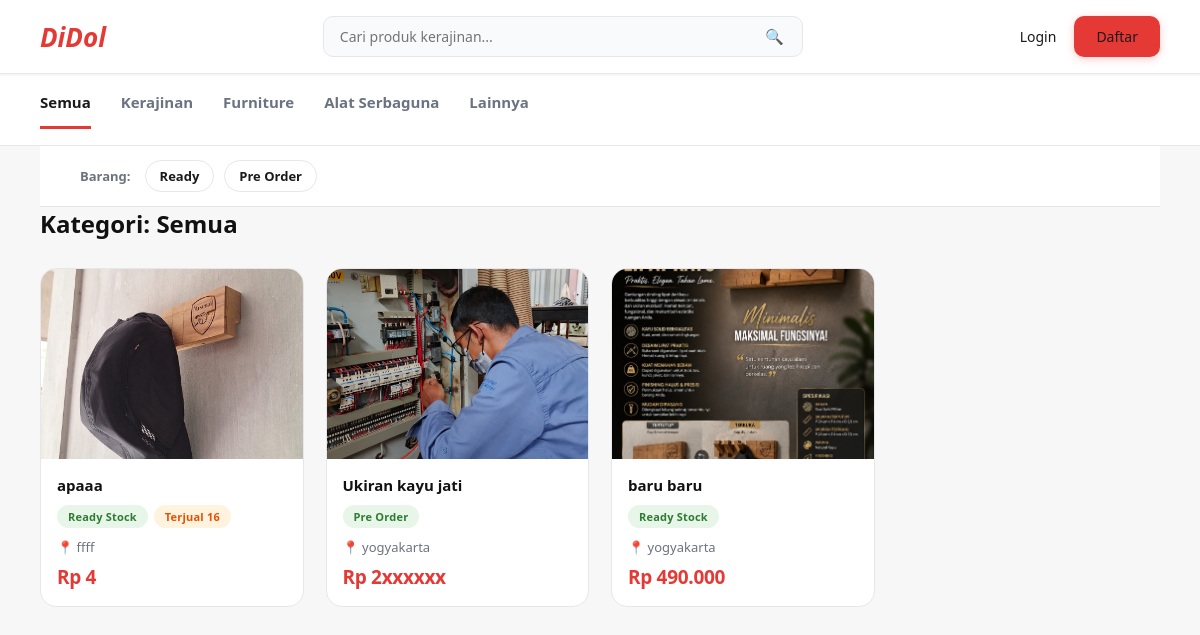
Screenshot of /products/ with the database file from the repository.
### products/models.py (models this page shows, shortened)
class Product(models.Model):
    CATEGORY_CHOICES = [
        ("Kerajinan", "Kerajinan"),
        ("Furniture", "Furniture"),
        ("Alat Serbaguna", "Alat Serbaguna"),
        ("Lainnya", "Lainnya"),
    ]
    KONDISI_CHOICES = [
        ("Ready", "Ready Stock"),
        ("PreOrder", "Pre Order"),
    ]
    STATUS_CHOICES = [
        ("Aktif", "Aktif / Dijual"),
        ("Terjual", "Terjual"),
    ]
    penjual = models.ForeignKey(get_user_model(), on_delete=models.CASCADE)
    nama = models.CharField(max_length=255)
    kategori = models.CharField(max_length=20, choices=CATEGORY_CHOICES)
    brand = models.CharField(max_length=100, blank=True)
    harga = models.PositiveIntegerField()
    sembunyikan_harga = models.BooleanField(default=False, help_text="Centang untuk menyensor harga di halaman publik, misal Rp 10000 tampil jadi Rp 1xxxx")
    kondisi = models.CharField(max_length=20, choices=KONDISI_CHOICES)
    status = models.CharField(max_length=20, choices=STATUS_CHOICES, default="Aktif")
    stok = models.PositiveIntegerField(default=0, help_text="Jumlah stok tersedia (khusus untuk kondisi Ready Stock)")
    jumlah_terjual = models.PositiveIntegerField(default=0)
    lokasi = models.CharField(max_length=100)
    no_wa = models.CharField(max_length=20, help_text="Contoh: 6281234567890 (kode negara, tanpa + atau 0 di depan)")
    spesifikasi = models.TextField(blank=True, help_text="Detail ukuran, bahan, berat, cara pakai, dll.")
    foto = models.ImageField(upload_to="produk/", blank=True, null=True, help_text="Foto utama/sampul produk")
    dibuat = models.DateTimeField(auto_now_add=True)
    def harga_tampil(self):
        if self.sembunyikan_harga:
            harga_str = str(self.harga)
            if len(harga_str) > 1:
                tersamar = harga_str[0] + "x" * (len(harga_str) - 1)
            else:
                tersamar = harga_str
            return tersamar
        return f"{self.harga:,}".replace(",", ".")

### products/views.py (the view)
# urls.py: path("", product_list_view, name="product_list"),
def product_list_view(request):
    products = Product.objects.all()
    kategori = request.GET.get("category")
    if kategori:
        products = products.filter(kategori=kategori)
    kondisi = request.GET.get("kondisi")
    if kondisi:
        products = products.filter(kondisi=kondisi)
    query = request.GET.get("q")
    if query:
        products = products.filter(nama__icontains=query)
    context = {
        "products": products,
        "kategori_aktif": kategori,
        "kondisi_aktif": kondisi,
        "query": query or "",
    }
    return render(request, "products/product_list.html", context)

### templates/products/product_list.html (shortened to what this page needs)
{% extends "base.html" %}
{% block content %}
<div class="category-tabs" style="margin: -30px -40px 0; padding-left: 40px; padding-right: 40px;">
    <a href="{% url 'product_list' %}" class="{% if not kategori_aktif %}active{% endif %}">Semua</a>
    <a href="?category=Kerajinan" class="{% if kategori_aktif == 'Kerajinan' %}active{% endif %}">Kerajinan</a>
    <a href="?category=Furniture" class="{% if kategori_aktif == 'Furniture' %}active{% endif %}">Furniture</a>
    <a href="?category={{ 'Alat Serbaguna'|urlencode }}" class="{% if kategori_aktif == 'Alat Serbaguna' %}active{% endif %}">Alat Serbaguna</a>
    <a href="?category=Lainnya" class="{% if kategori_aktif == 'Lainnya' %}active{% endif %}">Lainnya</a>
</div>
<div class="filter-row">
    <span class="filter-label">Barang:</span>
    <a href="?category={{ kategori_aktif|default:'' }}&kondisi=Ready" class="filter-chip {% if kondisi_aktif == 'Ready' %}active{% endif %}">Ready</a>
    <a href="?category={{ kategori_aktif|default:'' }}&kondisi=PreOrder" class="filter-chip {% if kondisi_aktif == 'PreOrder' %}active{% endif %}">Pre Order</a>
</div>
<div class="page-header">
    <div>
        <h2>Kategori: {{ kategori_aktif|default:"Semua" }}</h2>
    </div>
</div>
<div class="product-grid">
    {% for product in products %}
        <a href="{% url 'product_detail' product.pk %}" class="card-link">
            <div class="product-card">
                {% if product.foto %}
                    <img src="{{ product.foto.url }}" alt="{{ product.nama }}">
                {% else %}
                    <div class="no-image">Tidak ada foto</div>
                {% endif %}
                <div class="info">
                    <h3>{{ product.nama }}</h3>
                    <div class="badge-row">
                        <span class="badge">{{ product.get_kondisi_display }}</span>
                        {% if product.jumlah_terjual > 0 %}
                            <span class="badge badge-sold">Terjual {{ product.jumlah_terjual }}</span>
                        {% endif %}
                    </div>
                    <p class="location">📍 {{ product.lokasi }}</p>
                    <p class="harga">Rp {{ product.harga_tampil }}</p>
                </div>
            </div>
        </a>
    {% empty %}
        <div class="empty-state">
            <p style="font-size: 40px; margin: 0;">📦</p>
            <p>Belum ada produk yang cocok.</p>
        </div>
    {% endfor %}
</div>
{% endblock %}

### templates/base.html (style rules this page uses)
:root { --primary: #e53935; --primary-dark: #c62828; --dark: #1a1a1a; --gray: #6b7280; --border: #e5e7eb; --bg: #f7f7f8; --success: #2e7d32; }
* { box-sizing: border-box; }
body { font-family: 'Segoe UI', Arial, sans-serif; margin: 0; padding: 0; background: var(--bg); color: #111; }
.category-tabs { padding: 16px 40px; background: #fff; border-bottom: 1px solid var(--border); display: flex; gap: 30px; }
.category-tabs a { text-decoration: none; color: var(--gray); font-weight: 600; font-size: 15px; padding-bottom: 14px; border-bottom: 3px solid transparent; }
.category-tabs a.active { color: var(--dark); border-bottom: 3px solid var(--primary); }
.filter-row { display: flex; align-items: center; gap: 10px; padding: 14px 40px; background: #fff; border-bottom: 1px solid var(--border); }
.filter-label { color: var(--gray); font-size: 13px; font-weight: 600; margin-right: 4px; }
.filter-chip { text-decoration: none; color: var(--dark); font-size: 13px; font-weight: 600; padding: 6px 14px; border-radius: 20px; border: 1px solid var(--border); }
.page-header { display: flex; justify-content: space-between; align-items: center; margin-bottom: 28px; }
.page-header h2 { margin: 0; font-size: 24px; font-weight: 800; }
.product-grid { display: grid; grid-template-columns: repeat(auto-fill, minmax(230px, 1fr)); gap: 22px; }
.card-link { text-decoration: none; color: inherit; display: block; }
.product-card { background: #fff; border: 1px solid var(--border); border-radius: 16px; overflow: hidden; transition: box-shadow 0.25s ease, transform 0.25s ease, border-color 0.25s ease; height: 100%; }
.product-card img { width: 100%; height: 190px; object-fit: cover; display: block; }
.product-card .info { padding: 16px; }
.product-card h3 { margin: 0 0 10px; font-size: 15px; font-weight: 700; white-space: nowrap; overflow: hidden; text-overflow: ellipsis; }
.badge-row { display: flex; gap: 6px; flex-wrap: wrap; margin-bottom: 10px; }
.badge { display: inline-block; background: #e8f5e9; color: var(--success); padding: 4px 11px; border-radius: 20px; font-size: 11px; font-weight: 700; letter-spacing: 0.2px; }
.badge-sold { background: #fff3e0; color: #e65100; }
.location { color: var(--gray); font-size: 13px; margin: 0 0 8px; }
.harga { color: var(--primary); font-weight: 800; font-size: 19px; margin: 0; letter-spacing: -0.3px; }

### rows the page displays
Product: foto (picture), nama "apaaa", kondisi "Ready Stock", jumlah_terjual "16", lokasi "ffff", harga_tampil "4"
Product: foto (picture), nama "Ukiran kayu jati", kondisi "Pre Order", lokasi "yogyakarta", harga_tampil "2xxxxxx"
Product: foto (picture), nama "baru baru", kondisi "Ready Stock", lokasi "yogyakarta", harga_tampil "490.000"

### other values shown
{{ kategori_aktif|default:"Semua" }} "Semua"
